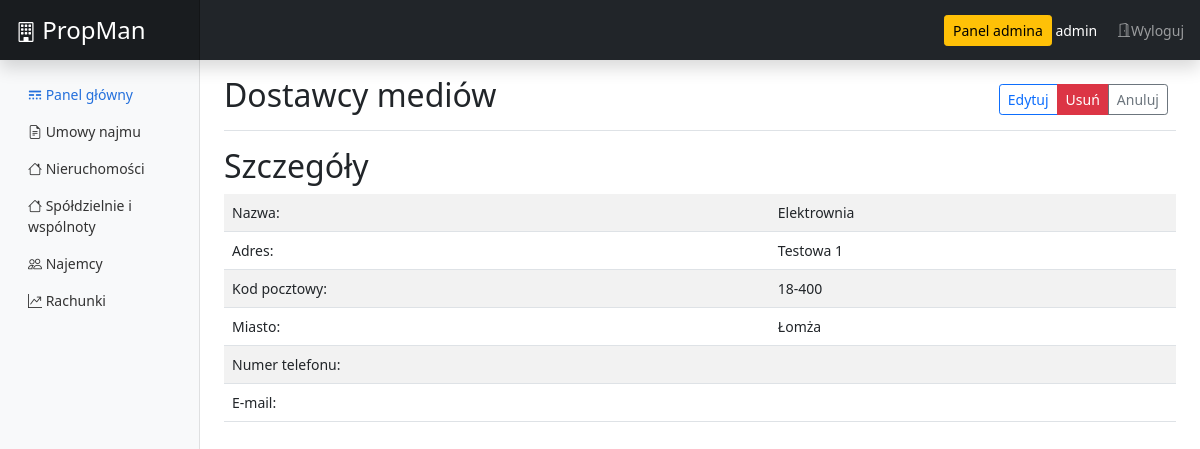
The app's page /app/forms/billven/item/1 (signed in) with its own data.
### app/models.py (models this page shows, shortened)
class BillVendors(models.Model):
    id = models.AutoField(primary_key=True)
    name = models.CharField(max_length=45, blank=False) # Vendors first name
    address = models.CharField(max_length=45, blank=False) # Vendors address
    postalcode = models.CharField(max_length=45, blank=False) # Vendors postalcode
    city = models.CharField(max_length=45, blank=False) # Vendors city
    phone = models.CharField(max_length=12, blank=True) # Vendors phone number
    email = models.EmailField(max_length=254, blank=True) # Vendors email address
    class Meta:
        ordering = ['id']

### app/views.py (the view)
# urls.py: path('forms/billven/item/<int:pk>', views.billvendor_detail, name='billvendor_detail'),
def billvendor_detail(request, pk):
    form = get_object_or_404(BillVendors, pk=pk)
    return render(request, 'registration/vendor/vendor_detail.html', {'billvendor_detail': form})

### templates/registration/vendor/vendor_detail.html
{% extends 'registration/base.html' %}
{% block content %}
<div class="d-flex justify-content-between flex-wrap flex-md-nowrap align-items-center pt-3 pb-2 mb-3 border-bottom">
  <h1 class="h2">Dostawcy mediów</h1>
  <div class="btn-toolbar mb-2 mb-md-0">
    <div class="btn-group me-2">
      <a href="{% url 'billvendor_edit' pk=billvendor_detail.id %}" type="button" class="btn btn-sm btn-outline-primary">Edytuj</a>
      <a href="{% url 'billvendor_delete' pk=billvendor_detail.id %}" type="button"
      class="btn btn-sm btn-danger" onclick="return confirm('Czy usunąć?');">Usuń</a>
      <a href="{% url 'billvendor_all' %}" type="button" class="btn btn-sm btn-outline-secondary">Anuluj</a>
    </div>
  </div>
</div>
<div class="">
  <h2>Szczegóły</h2>
  <table class="table table-striped">
    <tbody>
      <tr>
        <td>Nazwa:</td>
        <td>{{ billvendor_detail.name }}</td>
      </tr>
      <tr>
        <td>Adres:</td>
        <td>{{ billvendor_detail.address }}</td>
      </tr>
      <tr>
        <td>Kod pocztowy:</td>
        <td>{{ billvendor_detail.postalcode }}</td>
      </tr>
      <tr>
        <td>Miasto:</td>
        <td>{{ billvendor_detail.city }}</td>
      </tr>
      <tr>
        <td>Numer telefonu:</td>
        <td>{{ billvendor_detail.phone }}</td>
      </tr>
      <tr>
        <td>E-mail:</td>
        <td>{{ billvendor_detail.email }}</td>
      </tr>
    </tbody>
  </table>
</div>
{% endblock %}

### templates/registration/base.html (shortened to what this page needs)
{% load django_htmx %}
<!doctype html>
<html lang="pl">
  <head>
    {% load static %}
    <link href="https://cdn.jsdelivr.net/npm/bootstrap@5.1.3/dist/css/bootstrap.min.css" rel="stylesheet">
    <link rel="stylesheet" href="https://cdn.jsdelivr.net/npm/bootstrap-icons@1.7.2/font/bootstrap-icons.css">
    <link href="{% static 'dashboard.css' %}" rel="stylesheet" type="text/css">
  </head>
  <body hx-ext="debug, event-header">
    <header class="navbar navbar-dark sticky-top bg-dark flex-md-nowrap p-0 shadow">
      <a class="navbar-brand col-md-3 col-lg-2 me-0 px-3 fs-4" href="{% url 'index' %}">
        <i class="bi bi-building text-white fs-5"></i>
        PropMan
      </a>
        {% if user.is_authenticated %}
      <div class="navbar-nav">
        <div class="nav-item text-nowrap">
          {% if request.user.is_superuser %}
            <a type="button" class="btn btn-warning btn-secondary btn-sm btn-block" href="/admin">Panel admina</a>
          {% endif %}
          <span class="d-inline align-middle text-white">{{ user.username }}</span>
          <a class="d-inline nav-link align-middle px-3" href="{% url 'logout' %}">
            <i class="bi bi-door-open"></i>Wyloguj
          </a>
        </div>
      </div>
    </header>
    <div class="container-fluid">
      <div class="row">
        {% include 'registration/menu.html' %}
        <main class="col-md-9 ms-sm-auto col-lg-10 px-md-4">
          <div class="">
            {% block content %}
            {% endblock %}
          </div>
        </main>
      </div>
    </div>
    {% endif %}
  </body>
</html>

### static/dashboard.css (style rules this page uses)
body { font-size: .875rem; }
.navbar-brand { padding-top: .75rem; padding-bottom: .75rem; font-size: 1rem; background-color: rgba(0, 0, 0, .25); box-shadow: inset -1px 0 0 rgba(0, 0, 0, .25); }

### records on screen
BillVendors: name "Elektrownia", address "Testowa 1", postalcode "18-400", city "Łomża"

### other values on screen
{{ user.username }} "admin"
